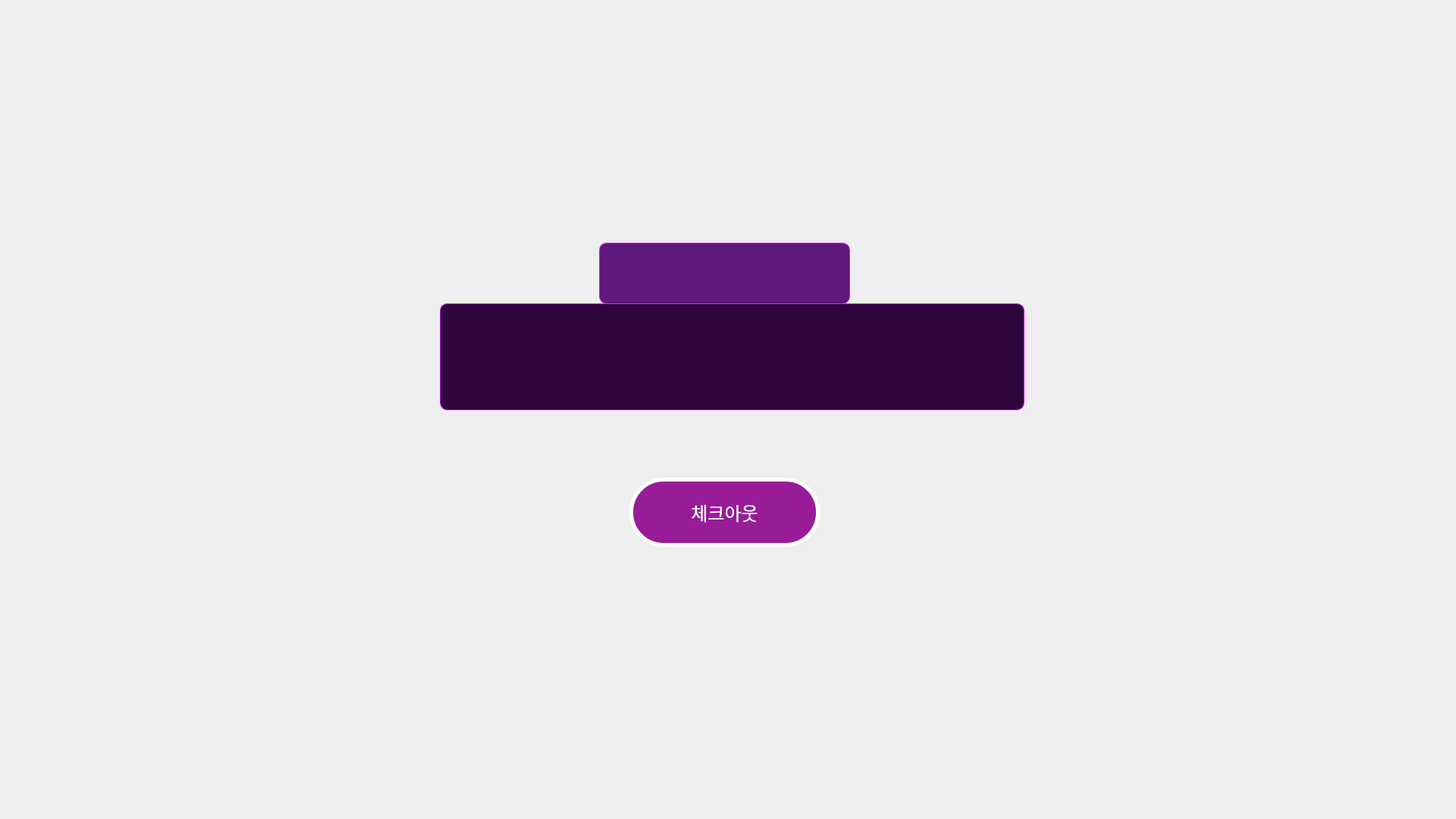
<?xml version="1.0" encoding="UTF-8"?>
<ui version="4.0">
 <class>Form</class>
 <widget class="QWidget" name="Form">
  <property name="geometry">
   <rect>
    <x>0</x>
    <y>0</y>
    <width>1920</width>
    <height>1080</height>
   </rect>
  </property>
  <property name="windowTitle">
   <string>Form</string>
  </property>
  <property name="styleSheet">
   <string notr="true"/>
  </property>
  <widget class="QLabel" name="Returnbg">
   <property name="geometry">
    <rect>
     <x>0</x>
     <y>0</y>
     <width>1920</width>
     <height>1080</height>
    </rect>
   </property>
   <property name="styleSheet">
    <string notr="true">background:transparent;</string>
   </property>
   <property name="text">
    <string/>
   </property>
  </widget>
  <widget class="QLabel" name="RegCarIDTextlb2">
   <property name="geometry">
    <rect>
     <x>790</x>
     <y>320</y>
     <width>331</width>
     <height>81</height>
    </rect>
   </property>
   <property name="font">
    <font>
     <family>HelveticaNeueW01-66MediumIt</family>
     <pointsize>23</pointsize>
     <weight>50</weight>
     <italic>true</italic>
     <bold>false</bold>
    </font>
   </property>
   <property name="layoutDirection">
    <enum>Qt::LeftToRight</enum>
   </property>
   <property name="styleSheet">
    <string notr="true">border: 1px solid rgb(219, 34, 255);
color: rgb(211,87,254);
background-color: rgb(97,24,124);
border-radius: 10px</string>
   </property>
   <property name="text">
    <string/>
   </property>
   <property name="alignment">
    <set>Qt::AlignCenter</set>
   </property>
  </widget>
  <widget class="QLabel" name="Popuplb2">
   <property name="geometry">
    <rect>
     <x>580</x>
     <y>400</y>
     <width>771</width>
     <height>141</height>
    </rect>
   </property>
   <property name="font">
    <font>
     <family>AppleSDGothicNeoB00</family>
     <pointsize>36</pointsize>
     <weight>50</weight>
     <bold>false</bold>
    </font>
   </property>
   <property name="layoutDirection">
    <enum>Qt::LeftToRight</enum>
   </property>
   <property name="styleSheet">
    <string notr="true">border: 1px solid rgb(219, 34, 255);
background-color: rgb(46, 6, 61);
color: rgb(255,255,255);
border-radius: 10px</string>
   </property>
   <property name="text">
    <string/>
   </property>
   <property name="alignment">
    <set>Qt::AlignCenter</set>
   </property>
  </widget>
  <widget class="QPushButton" name="Popuppushbutton2">
   <property name="geometry">
    <rect>
     <x>830</x>
     <y>630</y>
     <width>251</width>
     <height>91</height>
    </rect>
   </property>
   <property name="font">
    <font>
     <family>AppleSDGothicNeoB00</family>
     <pointsize>18</pointsize>
    </font>
   </property>
   <property name="styleSheet">
    <string notr="true">QPushButton#Popuppushbutton2{
	background-color: rgb(152, 28, 152);
	border-style: outset;
	color : rgb(255,255,255);
	border: 5px solid rgb(255,255,255);
	border-radius: 45px
}

QPushButton#Popuppushbutton2:hover{
	background-color: #00796B;
}

QPushButton#Popuppushbutton2:pressed{
	background-color: rgb(0, 0, 0);
	border-style: insert;
}
</string>
   </property>
   <property name="text">
    <string>체크아웃</string>
   </property>
  </widget>
 </widget>
 <resources/>
 <connections/>
</ui>
